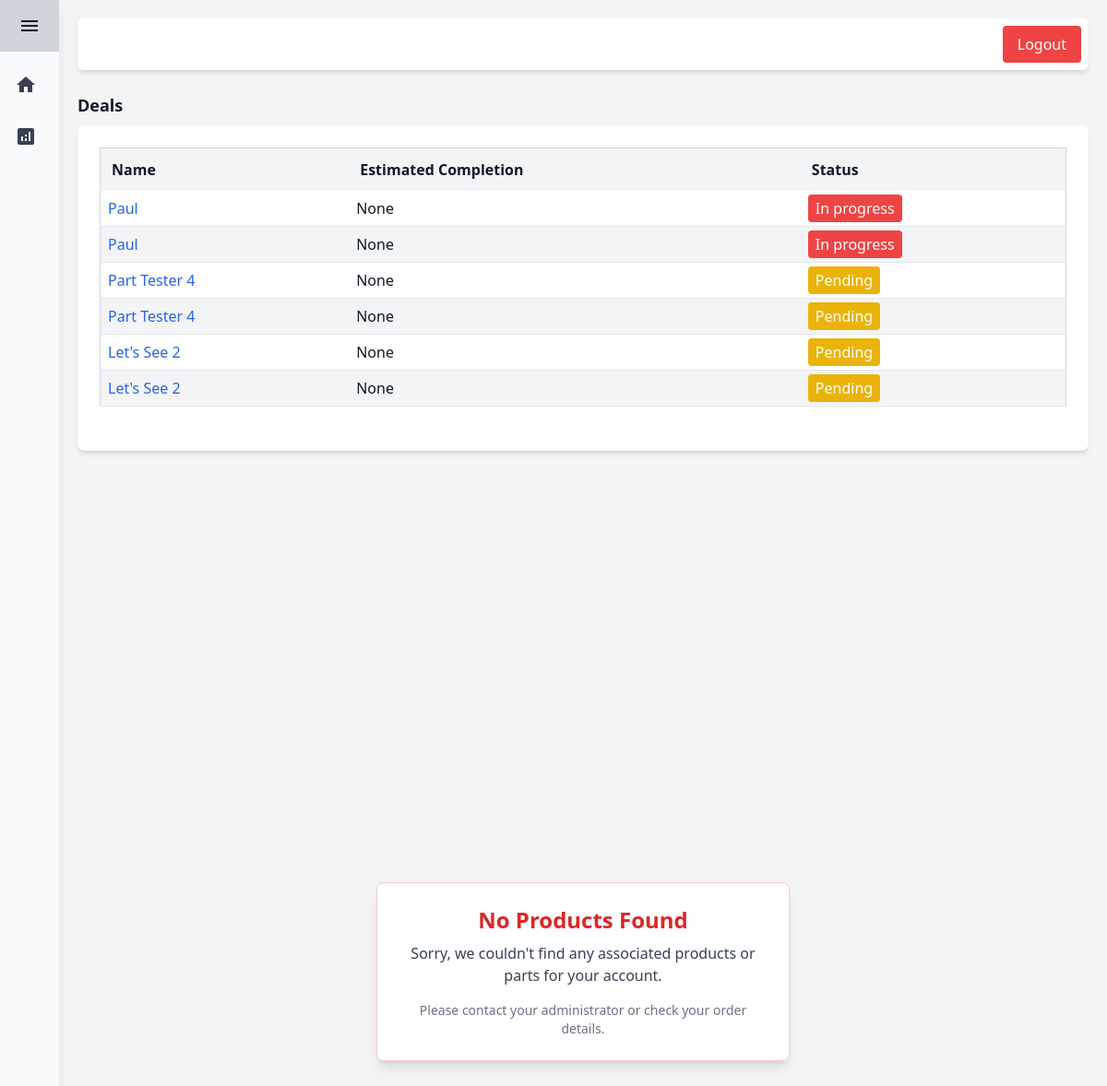
Screenshot of /tracker/ (signed in) with the database file from the repository.
### Tracker/models.py (models this page shows, shortened)
class Deals(models.Model):
    class Status(models.TextChoices):
        PENDING = 'PENDING', "Pending"
        IN_PROGRESS = 'IN_PROGRESS', "In progress"
        COMPLETED = 'COMPLETED', "Completed"
        ON_HOLD = 'ON_HOLD', "On hold"
        CANCELLED = 'CANCELLED', "Cancelled"
    name = models.CharField(max_length=50)
    customer = models.ForeignKey(User, on_delete=models.SET_NULL, null=True)
    company = models.ForeignKey(Companies, on_delete=models.SET_NULL, null=True)
    estimated_completion = models.DateField(null=True, blank=True, auto_now_add=False)
    status = models.CharField(max_length=50, choices=Status.choices, default=Status.PENDING)
    hubspot_api_id = models.CharField(max_length=50, blank=True)
    current_hubspot_gate = models.CharField(max_length=50, blank=True)
    archived = models.BooleanField(default=False)

### Tracker/views.py (the view)
# urls.py: path('tracker/', views.tracker, name='tracker'),
def tracker(request):
    context = {}
    user = request.user
    if user.is_authenticated:
        if user.is_staff:
            parts = get_list_or_404(Parts, archived=False)
            context.update({'parts': parts})
            deals = get_list_or_404(Deals, archived=False)
            context.update({'deals': deals})
        else:
            deals = Deals.objects.filter(customer=user)
            context.update({'deals': deals})
            parts = Parts.objects.filter(customer=user)
            context.update({'parts': parts})
    return render(request, template_name='tracker/tracker.html', context=context)

### templates/tracker/tracker.html
{% extends "base.html" %}
{% block content %}
    <div class="mx-auto">
        {% if deals %}
            <h2 class="text-lg font-semibold mb-2">Deals</h2>
            <div class="mx-auto p-6 bg-white shadow-md rounded-lg">
                <table class="min-w-full border border-gray-300 mb-6">
                    <thead>
                    <tr class="bg-gray-100 text-left">
                        <th class="p-3 cursor-pointer" onclick="sortTable(0, 'deals-table')">Name</th>
                        <th class="p-3 cursor-pointer" onclick="sortTable(1, 'deals-table')">Estimated Completion</th>
                        <th class="p-3 cursor-pointer" onclick="sortTable(2, 'deals-table')">Status</th>
                    </tr>
                    </thead>
                    <tbody id="deals-table">
                    {% for deal in deals %}
                        <tr class="border-b even:bg-gray-100 odd:bg-white hover:bg-gray-200">
                            <td class="p-2"><a href="{% url 'deal_view' deal.id %}"
                                               class="text-blue-600 hover:underline">{{ deal.name }}</a></td>
                            <td class="p-2">{{ deal.estimated_completion }}</td>
                            <td class="p-2">
                                <span class="px-2 py-1 rounded text-white
                                    {% if deal.get_status_display == "Completed" %} bg-green-500
                                    {% elif deal.get_status_display == "Pending" %} bg-yellow-500
                                    {% else %} bg-red-500 {% endif %}">
                                    {{ deal.get_status_display }}
                                </span>
                            </td>
                        </tr>
                    {% endfor %}
                    </tbody>
                </table>
            </div>
        {% endif %}
        {% if parts %}
            <h2 class="text-lg font-semibold mt-6 mb-2">Parts</h2>
            <div class="mx-auto p-6 bg-white shadow-md rounded-lg">
                <table class="min-w-full border border-gray-300 mb-6">
                    <thead>
                    <tr class="bg-gray-100 text-left">
                        <th class="p-3 cursor-pointer" onclick="sortTable(0, 'parts-table')">Name</th>
                        <th class="p-3 cursor-pointer" onclick="sortTable(1, 'parts-table')">Estimated Completion</th>
                        <th class="p-3 cursor-pointer" onclick="sortTable(2, 'parts-table')">Status</th>
                    </tr>
                    </thead>
                    <tbody id="parts-table">
                    {% for part in parts %}
                        <tr class="border-b even:bg-gray-100 odd:bg-white hover:bg-gray-200">
                            <td class="p-2"><a href="{% url 'part_view' part.id %}"
                                               class="text-blue-600 hover:underline">{{ part }}</a></td>
                            <td class="p-2">{{ part.estimated_completion }}</td>
                            <td class="p-2">
                                <span class="px-2 py-1 rounded text-white
                                    {% if part.get_status_display == "Completed" %} bg-green-500
                                    {% elif part.get_status_display == "In progress" %} bg-yellow-500
                                    {% else %} bg-red-500 {% endif %}">
                                    {{ part.get_status_display }}
                                </span>
                            </td>
                        </tr>
                    {% endfor %}
                    </tbody>
                </table>
            </div>
        {% else %}
            <div class="flex flex-col items-center justify-center h-[70vh] text-center px-4">
                <div class="max-w-md bg-white shadow-lg rounded-lg p-6 border border-red-200">
                    <h2 class="text-2xl font-semibold text-red-600 mb-2">No Products Found</h2>
                    <p class="text-gray-700 mb-4">
                        Sorry, we couldn't find any associated products or parts for your account.
                    </p>
                    {% if not user.is_authenticated %}
                        <a href="{% url 'login' %}"
                           class="inline-block bg-blue-500 hover:bg-blue-600 text-white px-4 py-2 rounded">
                            Log in to Your Account
                        </a>
                    {% else %}
                        <p class="text-sm text-gray-500">
                            Please contact your administrator or check your order details.
                        </p>
                    {% endif %}
                </div>
            </div>
        {% endif %}
    </div>
{% endblock %}

### rows the page displays
Deals: name "Paul", estimated_completion "None", status "In progress"
Deals: name "Paul", estimated_completion "None", status "In progress"
Deals: name "Part Tester 4", estimated_completion "None", status "Pending"
Deals: name "Part Tester 4", estimated_completion "None", status "Pending"
Deals: name "Let's See 2", estimated_completion "None", status "Pending"
Deals: name "Let's See 2", estimated_completion "None", status "Pending"
